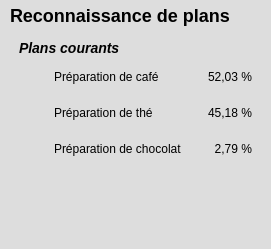
        <widget class="QFrame" name="planificateur">
         <property name="styleSheet">
          <string notr="true">background-color: #ddd;
border: none;</string>
         </property>
         <property name="frameShape">
          <enum>QFrame::StyledPanel</enum>
         </property>
         <property name="frameShadow">
          <enum>QFrame::Raised</enum>
         </property>
         <layout class="QVBoxLayout" name="verticalLayout_6">
          <property name="spacing">
           <number>5</number>
          </property>
          <property name="leftMargin">
           <number>10</number>
          </property>
          <property name="topMargin">
           <number>5</number>
          </property>
          <property name="rightMargin">
           <number>10</number>
          </property>
          <property name="bottomMargin">
           <number>5</number>
          </property>
          <item>
           <widget class="QLabel" name="planificateurTitre">
            <property name="sizePolicy">
             <sizepolicy hsizetype="Preferred" vsizetype="Preferred">
              <horstretch>0</horstretch>
              <verstretch>0</verstretch>
             </sizepolicy>
            </property>
            <property name="minimumSize">
             <size>
              <width>0</width>
              <height>20</height>
             </size>
            </property>
            <property name="maximumSize">
             <size>
              <width>16777215</width>
              <height>16777215</height>
             </size>
            </property>
            <property name="styleSheet">
             <string notr="true">font-size: 18px;
font-weight: bold;</string>
            </property>
            <property name="text">
             <string>Reconnaissance de plans</string>
            </property>
            <property name="alignment">
             <set>Qt::AlignLeading|Qt::AlignLeft|Qt::AlignTop</set>
            </property>
           </widget>
          </item>
          <item>
           <widget class="QFrame" name="plansCourants">
            <property name="frameShape">
             <enum>QFrame::StyledPanel</enum>
            </property>
            <property name="frameShadow">
             <enum>QFrame::Raised</enum>
            </property>
            <layout class="QVBoxLayout" name="verticalLayout_7">
             <property name="bottomMargin">
              <number>0</number>
             </property>
             <item>
              <widget class="QLabel" name="plansCourantsTitre">
               <property name="styleSheet">
                <string notr="true">font-weight: bold;
font-style: italic;
font-size: 14px;</string>
               </property>
               <property name="text">
                <string>Plans courants</string>
               </property>
              </widget>
             </item>
             <item>
              <widget class="QFrame" name="plansCourants1">
               <property name="frameShape">
                <enum>QFrame::StyledPanel</enum>
               </property>
               <property name="frameShadow">
                <enum>QFrame::Raised</enum>
               </property>
               <layout class="QHBoxLayout" name="horizontalLayout_4" stretch="0,0,0">
                <property name="spacing">
                 <number>10</number>
                </property>
                <property name="leftMargin">
                 <number>5</number>
                </property>
                <property name="topMargin">
                 <number>5</number>
                </property>
                <property name="rightMargin">
                 <number>0</number>
                </property>
                <property name="bottomMargin">
                 <number>5</number>
                </property>
                <item>
                 <widget class="QLabel" name="plansCourants1Logo">
                  <property name="minimumSize">
                   <size>
                    <width>20</width>
                    <height>20</height>
                   </size>
                  </property>
                  <property name="maximumSize">
                   <size>
                    <width>20</width>
                    <height>20</height>
                   </size>
                  </property>
                  <property name="text">
                   <string/>
                  </property>
                  <property name="pixmap">
                   <pixmap resource="../ressources/icones.qrc">:/logos/cup.png</pixmap>
                  </property>
                  <property name="scaledContents">
                   <bool>true</bool>
                  </property>
                 </widget>
                </item>
                <item>
                 <widget class="QLabel" name="plansCourants1Label">
                  <property name="text">
                   <string>Préparation de café</string>
                  </property>
                  <property name="alignment">
                   <set>Qt::AlignLeading|Qt::AlignLeft|Qt::AlignVCenter</set>
                  </property>
                 </widget>
                </item>
                <item>
                 <widget class="QLabel" name="plansCourants1Pourcentage">
                  <property name="minimumSize">
                   <size>
                    <width>60</width>
                    <height>20</height>
                   </size>
                  </property>
                  <property name="maximumSize">
                   <size>
                    <width>16777215</width>
                    <height>16777215</height>
                   </size>
                  </property>
                  <property name="text">
                   <string>52,03 %</string>
                  </property>
                  <property name="alignment">
                   <set>Qt::AlignRight|Qt::AlignTrailing|Qt::AlignVCenter</set>
                  </property>
                 </widget>
                </item>
               </layout>
              </widget>
             </item>
             <item>
              <widget class="QFrame" name="plansCourants2">
               <property name="frameShape">
                <enum>QFrame::StyledPanel</enum>
               </property>
               <property name="frameShadow">
                <enum>QFrame::Raised</enum>
               </property>
               <layout class="QHBoxLayout" name="horizontalLayout_5" stretch="0,0,0">
                <property name="spacing">
                 <number>10</number>
                </property>
                <property name="leftMargin">
                 <number>5</number>
                </property>
                <property name="topMargin">
                 <number>5</number>
                </property>
                <property name="rightMargin">
                 <number>0</number>
                </property>
                <property name="bottomMargin">
                 <number>5</number>
                </property>
                <item>
                 <widget class="QLabel" name="plansCourants2Logo">
                  <property name="minimumSize">
                   <size>
                    <width>20</width>
                    <height>20</height>
                   </size>
                  </property>
                  <property name="maximumSize">
                   <size>
                    <width>20</width>
                    <height>20</height>
                   </size>
                  </property>
                  <property name="text">
                   <string/>
                  </property>
                  <property name="pixmap">
                   <pixmap resource="../ressources/icones.qrc">:/logos/cup.png</pixmap>
                  </property>
                  <property name="scaledContents">
                   <bool>true</bool>
                  </property>
                 </widget>
                </item>
                <item>
                 <widget class="QLabel" name="plansCourants2Label">
                  <property name="text">
                   <string>Préparation de thé</string>
                  </property>
                  <property name="alignment">
                   <set>Qt::AlignLeading|Qt::AlignLeft|Qt::AlignVCenter</set>
                  </property>
                 </widget>
                </item>
                <item>
                 <widget class="QLabel" name="plansCourants2Pourcentage">
                  <property name="minimumSize">
                   <size>
                    <width>60</width>
                    <height>20</height>
                   </size>
                  </property>
                  <property name="maximumSize">
                   <size>
                    <width>16777215</width>
                    <height>16777215</height>
                   </size>
                  </property>
                  <property name="text">
                   <string>45,18 %</string>
                  </property>
                  <property name="alignment">
                   <set>Qt::AlignRight|Qt::AlignTrailing|Qt::AlignVCenter</set>
                  </property>
                 </widget>
                </item>
               </layout>
              </widget>
             </item>
             <item>
              <widget class="QFrame" name="plansCourants3">
               <property name="frameShape">
                <enum>QFrame::StyledPanel</enum>
               </property>
               <property name="frameShadow">
                <enum>QFrame::Raised</enum>
               </property>
               <layout class="QHBoxLayout" name="horizontalLayout_6" stretch="0,0,0">
                <property name="spacing">
                 <number>10</number>
                </property>
                <property name="leftMargin">
                 <number>5</number>
                </property>
                <property name="topMargin">
                 <number>5</number>
                </property>
                <property name="rightMargin">
                 <number>0</number>
                </property>
                <property name="bottomMargin">
                 <number>5</number>
                </property>
                <item>
                 <widget class="QLabel" name="plansCourants3Logo">
                  <property name="minimumSize">
                   <size>
                    <width>20</width>
                    <height>20</height>
                   </size>
                  </property>
                  <property name="maximumSize">
                   <size>
                    <width>20</width>
                    <height>20</height>
                   </size>
                  </property>
                  <property name="text">
                   <string/>
                  </property>
                  <property name="pixmap">
                   <pixmap resource="../ressources/icones.qrc">:/logos/cup.png</pixmap>
                  </property>
                  <property name="scaledContents">
                   <bool>true</bool>
                  </property>
                 </widget>
                </item>
                <item>
                 <widget class="QLabel" name="plansCourants3Label">
                  <property name="text">
                   <string>Préparation de chocolat</string>
                  </property>
                  <property name="alignment">
                   <set>Qt::AlignLeading|Qt::AlignLeft|Qt::AlignVCenter</set>
                  </property>
                 </widget>
                </item>
                <item>
                 <widget class="QLabel" name="plansCourants3Pourcentage">
                  <property name="minimumSize">
                   <size>
                    <width>60</width>
                    <height>20</height>
                   </size>
                  </property>
                  <property name="maximumSize">
                   <size>
                    <width>16777215</width>
                    <height>16777215</height>
                   </size>
                  </property>
                  <property name="text">
                   <string>2,79 %</string>
                  </property>
                  <property name="alignment">
                   <set>Qt::AlignRight|Qt::AlignTrailing|Qt::AlignVCenter</set>
                  </property>
                 </widget>
                </item>
               </layout>
              </widget>
             </item>
             <item>
              <spacer name="plansCourantsSpacer">
               <property name="orientation">
                <enum>Qt::Vertical</enum>
               </property>
               <property name="sizeHint" stdset="0">
                <size>
                 <width>20</width>
                 <height>80</height>
                </size>
               </property>
              </spacer>
             </item>
            </layout>
           </widget>
          </item>
         </layout>
        </widget>
